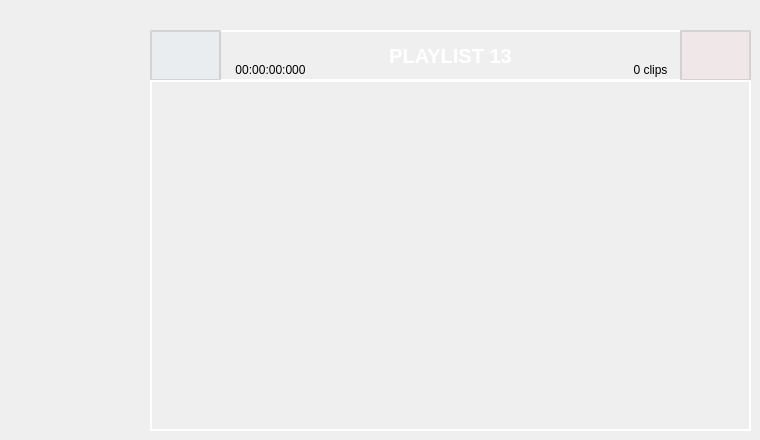
                  <widget class="QWidget" name="page_pl13">
                   <widget class="QPushButton" name="pl13_add">
                    <property name="geometry">
                     <rect>
                      <x>150</x>
                      <y>30</y>
                      <width>71</width>
                      <height>51</height>
                     </rect>
                    </property>
                    <property name="styleSheet">
                     <string notr="true">QPushButton {
    font-family: &quot;Arial&quot;;    /* Cambia la fuente */
    font-size: 20px;         /* Tamaño del texto */
    font-weight: bold;       /* Negrita */    
    color: white;				 /* Color del texto */
	padding: 10px;  
	background-color: rgba(75,175,250,10);         
	border: 2px solid rgba(200,200,200,200);   /* Borde blanco con transparencia */
}

QPushButton:hover {
	background-color: rgba(0,150,250,50);
}

QPushButton:pressed {
    background-color: rgba(0,150,250,50);
}</string>
                    </property>
                    <property name="text">
                     <string/>
                    </property>
                    <property name="icon">
                     <iconset resource="files.qrc">
                      <normaloff>:/20x20/icons/20x20/cil-plus.png</normaloff>:/20x20/icons/20x20/cil-plus.png</iconset>
                    </property>
                   </widget>
                   <widget class="QPushButton" name="pl13_delete">
                    <property name="geometry">
                     <rect>
                      <x>680</x>
                      <y>30</y>
                      <width>71</width>
                      <height>51</height>
                     </rect>
                    </property>
                    <property name="styleSheet">
                     <string notr="true">QPushButton {
    font-family: &quot;Arial&quot;;    /* Cambia la fuente */
    font-size: 16px;         /* Tamaño del texto */
    font-weight: bold;       /* Negrita */    
    color: white;				 /* Color del texto */
	padding: 10px;   
	background-color: rgba(250,50,50,10);        
	border: 2px solid rgba(200,200,200,200);  /* Borde blanco con transparencia */
}

QPushButton:hover {
	background-color: rgba(250,50,50,50);
}

QPushButton:pressed {
    background-color: rgba(0,150,250,50);
}</string>
                    </property>
                    <property name="text">
                     <string/>
                    </property>
                    <property name="icon">
                     <iconset resource="files.qrc">
                      <normaloff>:/20x20/icons/20x20/cil-x.png</normaloff>:/20x20/icons/20x20/cil-x.png</iconset>
                    </property>
                   </widget>
                   <widget class="QLabel" name="label_nclips_13">
                    <property name="geometry">
                     <rect>
                      <x>620</x>
                      <y>60</y>
                      <width>61</width>
                      <height>20</height>
                     </rect>
                    </property>
                    <property name="font">
                     <font>
                      <pointsize>9</pointsize>
                     </font>
                    </property>
                    <property name="text">
                     <string>0 clips</string>
                    </property>
                    <property name="alignment">
                     <set>Qt::AlignCenter</set>
                    </property>
                   </widget>
                   <widget class="QListWidget" name="list_pl13">
                    <property name="geometry">
                     <rect>
                      <x>150</x>
                      <y>80</y>
                      <width>601</width>
                      <height>351</height>
                     </rect>
                    </property>
                    <property name="styleSheet">
                     <string notr="true">QListWidget {
    font-weight: bold;
    background-color: transparent;       /* Negrita */    
    color: white;				 /* Color del texto */
	padding: 10px;           
	border: 2px solid rgba(255,255,255,255);  /* Borde blanco con transparencia */
}</string>
                    </property>
                   </widget>
                   <widget class="QLabel" name="label_dur_13">
                    <property name="geometry">
                     <rect>
                      <x>220</x>
                      <y>60</y>
                      <width>101</width>
                      <height>20</height>
                     </rect>
                    </property>
                    <property name="font">
                     <font>
                      <pointsize>9</pointsize>
                     </font>
                    </property>
                    <property name="text">
                     <string>00:00:00:000</string>
                    </property>
                    <property name="alignment">
                     <set>Qt::AlignCenter</set>
                    </property>
                   </widget>
                   <widget class="QLabel" name="label_pl13">
                    <property name="geometry">
                     <rect>
                      <x>150</x>
                      <y>30</y>
                      <width>601</width>
                      <height>51</height>
                     </rect>
                    </property>
                    <property name="font">
                     <font>
                      <pointsize>-1</pointsize>
                      <weight>75</weight>
                      <bold>true</bold>
                     </font>
                    </property>
                    <property name="styleSheet">
                     <string notr="true">QLabel {
	font &quot;arial&quot;
    font-weight: bold;
	font-size: 20px;
	background-color: transparent;       /* Negrita */    
    color: white;				 /* Color del texto */
	padding: 10px;           
	border: 2px solid rgba(255,255,255,255);  /* Borde blanco con transparencia */
}</string>
                    </property>
                    <property name="text">
                     <string>PLAYLIST 13</string>
                    </property>
                    <property name="alignment">
                     <set>Qt::AlignCenter</set>
                    </property>
                   </widget>
                   <zorder>label_pl13</zorder>
                   <zorder>pl13_add</zorder>
                   <zorder>pl13_delete</zorder>
                   <zorder>label_nclips_13</zorder>
                   <zorder>list_pl13</zorder>
                   <zorder>label_dur_13</zorder>
                  </widget>
